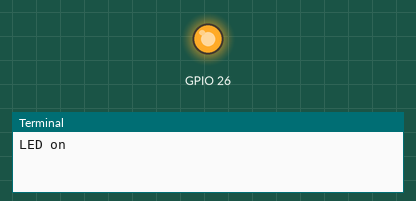
A program run on a simulated Raspberry Pi (BCM pin numbers). Parts: output pins drawn as LEDs (lit = HIGH), the last lines printed to the terminal. At 3.0 s the program stops and its outputs stay as they are.

Above: at 0.1 s.
At 3.1 s:
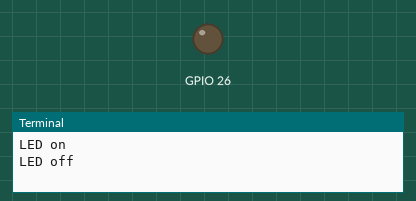
Timing chart, 0 to 4.5 s (numbered marks = the images above):
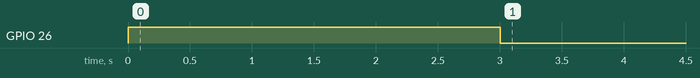

Measured:
- by itself, GPIO 26: LOW → HIGH at 0.00 s, → LOW 3.0 s later

The program:

led_gpiod.py
```python
# Exp. 01 LED check on GPIO26 (pin 37). Moved off GPIO21 and GPIO16, which the Fusion HAT+ uses for audio.
import gpiod
import time

chip = gpiod.Chip("gpiochip15")
line = chip.get_line(26)
line.request(consumer="led-test", type=gpiod.LINE_REQ_DIR_OUT, default_val=0)

line.set_value(1)
print("LED on")
time.sleep(3)
line.set_value(0)
print("LED off")

line.release()
chip.close()
```
